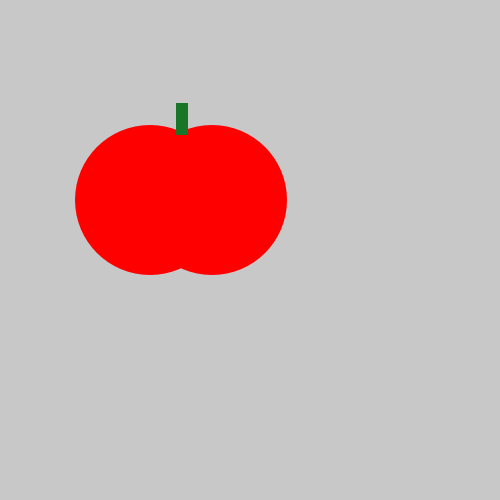
Frame 1 (no input)
Frame 60 (the mouse pressed at the canvas centre just before this capture): identical to frame 1, image omitted
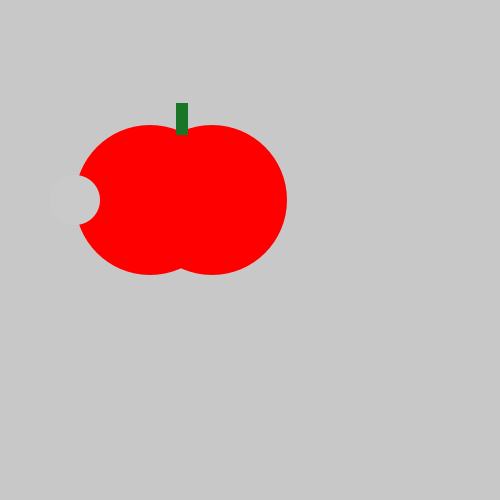
Frame 120 (the mouse held since frame 60 and released just before this capture)

The Processing sketch that drew these frames (run headless with seeded random() and noise(); from frame 60 on, the mouse is pressed at the canvas centre):

// Processing sketch: tasty_tomato
// ── tasty_tomato.pde
void setup() {
 
    size(500, 500);
}
void draw() {
    background(200, 200, 200);
    noStroke();
    fill(255, 0, 0);
    ellipse(150, 200, 150, 150);
    ellipse(212, 200, 150, 150);
    fill(25, 118, 40);
    rect(176, 103, 12, 32);
    
    if(mousePressed){
    fill(203, 202, 202);
    ellipse(75, 200, 50, 50);}
}
